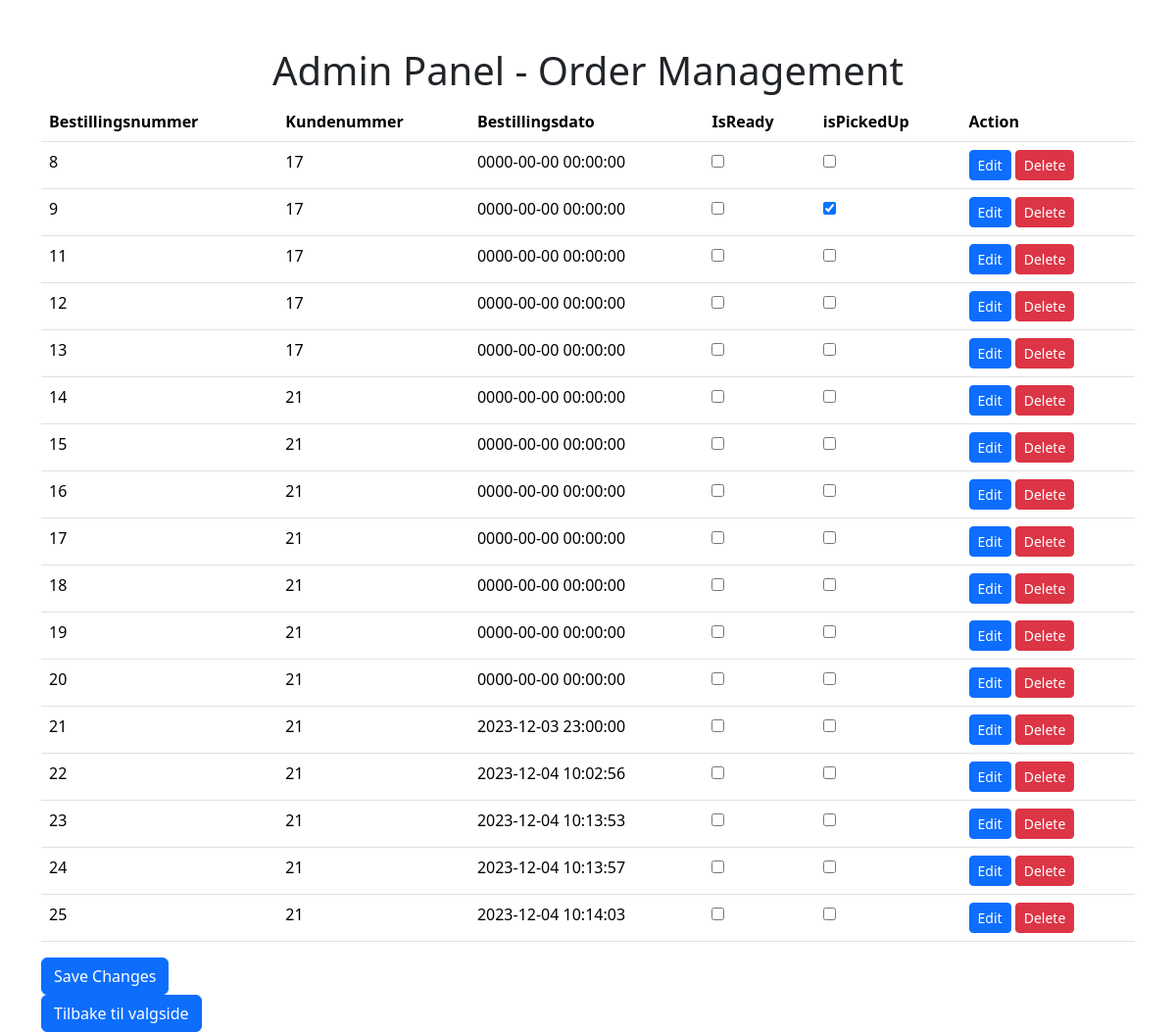
The app's page /admin/orders.php (signed in) with its own data.
### tables this page shows
CREATE TABLE `bestilling` (
  `Bestillingsnummer` int(11) NOT NULL,
  `Kundenummer` int(11) NOT NULL,
  `Bestillingsdato` timestamp NOT NULL DEFAULT current_timestamp(),
  `IsReady` tinyint(1) NOT NULL DEFAULT 0,
  `isPickedUp` tinyint(1) NOT NULL DEFAULT 0
);

### admin/orders.php (the view, shortened to what this page needs)
<?php
require_once '../include/dbconn.php';
try {
$query = "SELECT * FROM bestilling";
$statement = $pdo->query($query);
$Bestillinger = $statement->fetchAll(PDO::FETCH_ASSOC);
?>
<!DOCTYPE html>
<html lang="en">
<head>
    <link rel="stylesheet" href="https://cdn.jsdelivr.net/npm/bootstrap@5.3.2/dist/css/bootstrap.min.css">
</head>
<body>
    <div class="container mt-5">
        <h1 class="text-center">Admin Panel - Order Management</h1>
        <form method="post" action="">
            <table class="table">
                <thead>
                    <tr>
                        <th>Bestillingsnummer</th>
                        <th>Kundenummer</th>
                        <th>Bestillingsdato</th>
                        <th>IsReady</th>
                        <th>isPickedUp</th>
                        <th>Action</th>
                    </tr>
                </thead>
                <tbody>
                    <?php foreach ($Bestillinger as $bestilling): ?>
                        <tr>
                            <td><?= $bestilling['Bestillingsnummer'] ?></td>
                            <td><?= $bestilling['Kundenummer'] ?></td>
                            <td><?= $bestilling['Bestillingsdato'] ?></td>
                            <td>
                                <input type="checkbox" name="isReady[]" value="<?= $bestilling['Bestillingsnummer'] ?>" <?= $bestilling['IsReady'] ? 'checked' : '' ?>>
                            </td>
                            <td>
                                <input type="checkbox" name="isPickedUp[]" value="<?= $bestilling['Bestillingsnummer'] ?>" <?= $bestilling['isPickedUp'] ? 'checked' : '' ?>>
                            </td>
                            <td>
                                <a href="edit_order.php?bestillingsnummer=<?= $bestilling['Bestillingsnummer'] ?>" class="btn btn-primary btn-sm">Edit</a>
                                <a href="delete_order.php?id=<?= $bestilling['Bestillingsnummer'] ?>" class="btn btn-danger btn-sm">Delete</a>
                            </td>
                        </tr>
                    <?php endforeach; ?>
                </tbody>
            </table>
            <button type="submit" class="btn btn-primary">Save Changes</button>
        </form>
        <a href="index.php" class="btn btn-primary">Tilbake til valgside</a>
    </div>
</body>
</html>
<?php
} catch (Exception $e) {
    error_log("Error: " . $e->getMessage(), 0);
    echo "An error occurred. Please try again.";
}
?>

### records on screen
bestilling: Bestillingsnummer "8", Kundenummer "17", Bestillingsdato "0000-00-00 00:00:00"
bestilling: Bestillingsnummer "9", Kundenummer "17", Bestillingsdato "0000-00-00 00:00:00", isPickedUp "☑"
bestilling: Bestillingsnummer "11", Kundenummer "17", Bestillingsdato "0000-00-00 00:00:00"
bestilling: Bestillingsnummer "12", Kundenummer "17", Bestillingsdato "0000-00-00 00:00:00"
bestilling: Bestillingsnummer "13", Kundenummer "17", Bestillingsdato "0000-00-00 00:00:00"
bestilling: Bestillingsnummer "14", Kundenummer "21", Bestillingsdato "0000-00-00 00:00:00"
bestilling: Bestillingsnummer "15", Kundenummer "21", Bestillingsdato "0000-00-00 00:00:00"
bestilling: Bestillingsnummer "16", Kundenummer "21", Bestillingsdato "0000-00-00 00:00:00"
bestilling: Bestillingsnummer "17", Kundenummer "21", Bestillingsdato "0000-00-00 00:00:00"
bestilling: Bestillingsnummer "18", Kundenummer "21", Bestillingsdato "0000-00-00 00:00:00"
bestilling: Bestillingsnummer "19", Kundenummer "21", Bestillingsdato "0000-00-00 00:00:00"
bestilling: Bestillingsnummer "20", Kundenummer "21", Bestillingsdato "0000-00-00 00:00:00"
bestilling: Bestillingsnummer "21", Kundenummer "21", Bestillingsdato "2023-12-03 23:00:00"
bestilling: Bestillingsnummer "22", Kundenummer "21", Bestillingsdato "2023-12-04 10:02:56"
bestilling: Bestillingsnummer "23", Kundenummer "21", Bestillingsdato "2023-12-04 10:13:53"
bestilling: Bestillingsnummer "24", Kundenummer "21", Bestillingsdato "2023-12-04 10:13:57"
bestilling: Bestillingsnummer "25", Kundenummer "21", Bestillingsdato "2023-12-04 10:14:03"
